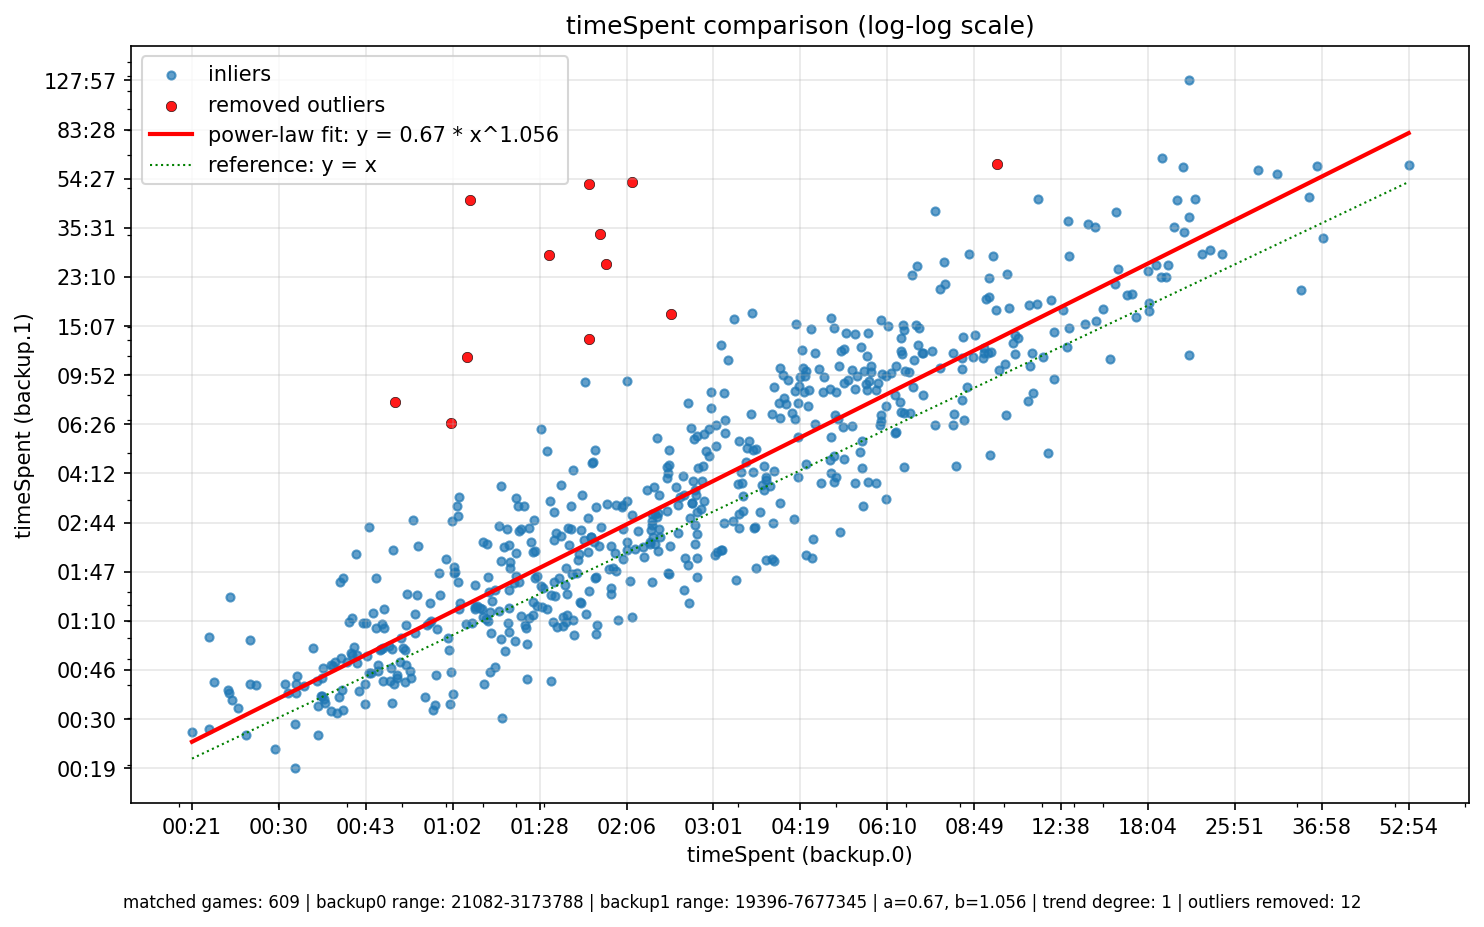

Reproduce this figure in Python.
#!/usr/bin/env python3
"""Compare timeSpent values between backup snapshots, normalize, and plot."""

from __future__ import annotations

import argparse
import copy
import json
from dataclasses import dataclass
from pathlib import Path
from typing import Callable, Dict, List, Sequence, Tuple, Union

import matplotlib.pyplot as plt
import numpy as np
from matplotlib.ticker import FuncFormatter


JsonType = Union[dict, list, int, float, str, None]


@dataclass(frozen=True)
class GameRecord:
  game_number: int
  time_spent: float


def _milliseconds_to_mmss(value: float) -> str:
  if not np.isfinite(value) or value <= 0:
    return ''
  total_seconds = int(round(value / 1000.0))
  minutes, seconds = divmod(total_seconds, 60)
  return f'{minutes:02d}:{seconds:02d}'


def extract_time_spent(node: JsonType) -> List[GameRecord]:
  """Recursively search for objects that expose gameNumber and timeSpent."""
  records: List[GameRecord] = []

  def walk(value: JsonType) -> None:
    if isinstance(value, dict):
      if (
          'gameNumber' in value
          and 'timeSpent' in value
          and value.get('timeSpent') > 9000
          and value.get('completed') is True
      ):
        game_number = value['gameNumber']
        time_spent = value['timeSpent']
        if isinstance(game_number, int) and isinstance(time_spent, (int, float)):
          records.append(GameRecord(game_number, float(time_spent)))
      for child in value.values():
        walk(child)
    elif isinstance(value, list):
      for item in value:
        walk(item)

  walk(node)
  return records


def load_game_map(path: Path) -> Dict[int, float]:
  data = json.loads(path.read_text())
  game_map: Dict[int, float] = {}
  duplicates: Dict[int, List[float]] = {}

  for record in extract_time_spent(data):
    previous = game_map.get(record.game_number)
    if previous is None:
      game_map[record.game_number] = record.time_spent
    elif not np.isclose(previous, record.time_spent):
      duplicates.setdefault(record.game_number, [previous]).append(record.time_spent)

  if duplicates:
    duplicate_info = ', '.join(
        f'{game_number} (values: {values})' for game_number, values in sorted(duplicates.items())
    )
    print(f'Warning: conflicting timeSpent values encountered for gameNumbers: {duplicate_info}')

  return game_map


def compute_power_law_fit(x: np.ndarray, y: np.ndarray) -> Tuple[float, float]:
  """Return multiplicative constant a and exponent b for y = a * x ** b."""
  if np.any(x <= 0) or np.any(y <= 0):
    raise ValueError('Power-law regression requires strictly positive samples.')
  log_x = np.log(x)
  log_y = np.log(y)
  if log_x.size < 2:
    raise ValueError('Need at least two samples to compute a power-law fit.')
  slope, intercept = np.polyfit(log_x, log_y, 1)
  a = float(np.exp(intercept))
  b = float(slope)
  return a, b


def compute_log_polynomial_fit(x: np.ndarray, y: np.ndarray, degree: int) -> np.ndarray:
  """Return polynomial coefficients for log(y) ~ poly(log(x)) of given degree."""
  if degree < 1:
    raise ValueError('Polynomial degree must be at least 1.')
  if np.any(x <= 0) or np.any(y <= 0):
    raise ValueError('Log-space regression requires strictly positive samples.')
  log_x = np.log(x)
  log_y = np.log(y)
  if log_x.size <= degree:
    raise ValueError('Not enough samples to fit the requested polynomial degree.')
  return np.polyfit(log_x, log_y, degree)


def compute_power_law_inverse(values: np.ndarray, a: float, b: float) -> np.ndarray:
  """Return inverse of power-law mapping for y = a * x ** b."""
  values_arr = np.asarray(values, dtype=float)
  if values_arr.size == 0:
    return values_arr
  if abs(b) < 1e-6:
    # When b is ~0, treat mapping as approximately linear in y around a.
    safe_a = a if abs(a) > 1e-12 else 1e-12
    return values_arr / safe_a
  return np.power(values_arr / a, 1.0 / b)


def invert_log_polynomial(
    values: np.ndarray,
    coeffs: np.ndarray,
    initial_log_x: np.ndarray,
    fallback: np.ndarray,
    max_iter: int = 50,
    tolerance: float = 1e-10,
) -> np.ndarray:
  """Invert log-space polynomial mapping to recover x for given y."""
  values_arr = np.asarray(values, dtype=float)
  if np.any(values_arr <= 0):
    raise ValueError('Polynomial inversion requires strictly positive values.')
  fallback_arr = np.asarray(fallback, dtype=float)
  if fallback_arr.shape != values_arr.shape:
    raise ValueError('Fallback values must match the shape of input values.')
  log_values = np.log(values_arr)
  derivative_coeffs = np.polyder(coeffs)
  log_x = np.array(initial_log_x, dtype=float, copy=True)
  if log_x.shape != values_arr.shape:
    raise ValueError('Initial guesses must match the shape of values.')

  for _ in range(max_iter):
    poly_val = np.polyval(coeffs, log_x)
    residual = poly_val - log_values
    if np.max(np.abs(residual)) < tolerance:
      break
    derivative = np.polyval(derivative_coeffs, log_x)
    small_derivative = np.abs(derivative) < 1e-12
    derivative = np.where(small_derivative, np.where(derivative < 0, -1e-12, 1e-12), derivative)
    log_x -= residual / derivative

  result = np.exp(log_x)
  invalid_mask = (~np.isfinite(result)) | (result <= 0)
  if np.any(invalid_mask):
    result = result.copy()
    result[invalid_mask] = fallback_arr[invalid_mask]
  return result


def identify_power_law_outliers(
    x: np.ndarray, y: np.ndarray, a: float, b: float, threshold: float = 3.5
) -> np.ndarray:
  """Return boolean mask for points treated as outliers in log-log space."""
  log_x = np.log(x)
  log_y = np.log(y)
  residuals = log_y - (np.log(a) + b * log_x)
  median = np.median(residuals)
  mad = np.median(np.abs(residuals - median))
  if mad == 0:
    return np.zeros_like(residuals, dtype=bool)
  modified_z = 0.6745 * (residuals - median) / mad
  return np.abs(modified_z) > threshold


def plot_data(
    x: np.ndarray,
    y: np.ndarray,
    trend_func: Callable[[np.ndarray], np.ndarray],
    trend_label: str,
    destination: Path,
    metadata: str,
    outlier_mask: np.ndarray | None = None,
    show_identity: bool = False,
) -> None:
  if np.any(x <= 0) or np.any(y <= 0):
    raise ValueError('Log-scale plots require strictly positive timeSpent values.')
  destination.parent.mkdir(parents=True, exist_ok=True)
  x_line = np.linspace(x.min(), x.max(), 500)
  y_line = trend_func(x_line)

  plt.figure(figsize=(10, 6))
  axis_formatter = FuncFormatter(lambda val, _: _milliseconds_to_mmss(val))
  if outlier_mask is None:
    plt.scatter(x, y, label='timeSpent pairs', alpha=0.7, s=15)
  else:
    inlier_mask = ~outlier_mask
    if np.any(inlier_mask):
      plt.scatter(x[inlier_mask], y[inlier_mask], label='inliers', alpha=0.7, s=15)
    if np.any(outlier_mask):
      plt.scatter(
          x[outlier_mask],
          y[outlier_mask],
          label='removed outliers',
          alpha=0.9,
          s=25,
          color='red',
          edgecolors='black',
          linewidths=0.3,
      )
  plt.plot(x_line, y_line, color='red', linewidth=2, label=trend_label)
  if show_identity:
    plt.plot(x_line, x_line, color='green', linestyle=':', linewidth=1, label='reference: y = x')
  plt.xlabel('timeSpent (backup.0)')
  plt.ylabel('timeSpent (backup.1)')
  plt.title('timeSpent comparison (log-log scale)')
  ax = plt.gca()
  ax.set_xscale('log')
  ax.set_yscale('log')
  x_ticks = np.geomspace(x.min(), x.max(), num=15)
  y_ticks = np.geomspace(y.min(), y.max(), num=15)
  ax.set_xticks(x_ticks)
  ax.set_yticks(y_ticks)
  ax.xaxis.set_major_formatter(axis_formatter)
  ax.yaxis.set_major_formatter(axis_formatter)
  plt.grid(True, alpha=0.3)
  plt.legend()
  plt.figtext(0.5, -0.02, metadata, ha='center', fontsize=8)
  plt.tight_layout()
  plt.savefig(destination, dpi=150, bbox_inches='tight')
  plt.close()


def normalize_backup_times(
    source: Path, destination: Path, transform: Callable[[float], float]
) -> JsonType:
  data = json.loads(source.read_text(encoding='utf-8'))

  def normalize(node: JsonType) -> None:
    if isinstance(node, dict):
      for key, value in node.items():
        if key == 'timeSpent' and isinstance(value, (int, float)):
          normalized = transform(float(value))
          node[key] = int(round(normalized)) if isinstance(value, int) else normalized
        else:
          normalize(value)
    elif isinstance(node, list):
      for item in node:
        normalize(item)

  normalize(data)
  destination.write_text(json.dumps(data, indent=2) + '\n', encoding='utf-8')
  return data


def main(argv: Sequence[str] | None = None) -> None:
  parser = argparse.ArgumentParser(
      description='Compare timeSpent values between backups and visualize power-law trends.'
  )
  parser.add_argument(
      '--trend-polynomial-degree',
      type=int,
      default=1,
      help=(
          'Degree for the log-log polynomial drawn as the trend line '
          '(1 keeps the traditional power-law line).'
      ),
  )
  args = parser.parse_args(argv)
  trend_degree = args.trend_polynomial_degree
  if trend_degree < 1:
    raise ValueError('trend-polynomial-degree must be at least 1.')

  repo_root = Path(__file__).resolve().parent.parent
  backup0_path = repo_root / 'development-tools' / 'backup.0.json'
  backup1_path = repo_root / 'development-tools' / 'backup.1.json'

  game_map_0 = load_game_map(backup0_path)
  game_map_1 = load_game_map(backup1_path)

  shared_game_numbers = sorted(set(game_map_0) & set(game_map_1))
  if not shared_game_numbers:
    raise RuntimeError('No matching gameNumber entries were found between the backups.')

  x = np.array([game_map_0[num] for num in shared_game_numbers], dtype=float)
  y = np.array([game_map_1[num] for num in shared_game_numbers], dtype=float)

  initial_a, initial_b = compute_power_law_fit(x, y)
  outlier_mask = identify_power_law_outliers(x, y, initial_a, initial_b)
  inlier_mask = ~outlier_mask
  inlier_count = int(np.count_nonzero(inlier_mask))
  if inlier_count < 2:
    raise ValueError('Insufficient inliers after outlier removal to compute trend line.')

  forward_a, forward_b = compute_power_law_fit(x[inlier_mask], y[inlier_mask])
  forward_transform = lambda values: forward_a * np.power(values, forward_b)

  def power_law_inverse(values: np.ndarray) -> np.ndarray:
    values_arr = np.asarray(values, dtype=float)
    return compute_power_law_inverse(values_arr, forward_a, forward_b)

  polynomial_coeffs: np.ndarray | None = None
  if trend_degree == 1:
    trend_transform = forward_transform
    forward_label = f'power-law fit: y = {forward_a:.2f} * x^{forward_b:.3f}'

    def inverse_vector(values: np.ndarray) -> np.ndarray:
      return power_law_inverse(values)

  else:
    polynomial_coeffs = compute_log_polynomial_fit(x[inlier_mask], y[inlier_mask], trend_degree)

    def polynomial_forward(values: np.ndarray) -> np.ndarray:
      values_arr = np.asarray(values, dtype=float)
      if np.any(values_arr <= 0):
        raise ValueError('Trend evaluation requires strictly positive values.')
      return np.exp(np.polyval(polynomial_coeffs, np.log(values_arr)))

    def polynomial_inverse(values: np.ndarray) -> np.ndarray:
      values_arr = np.asarray(values, dtype=float)
      fallback = power_law_inverse(values_arr)
      fallback_safe = np.clip(fallback, 1e-12, None)
      initial_log = np.log(fallback_safe)
      return invert_log_polynomial(values_arr, polynomial_coeffs, initial_log, fallback_safe)

    trend_transform = polynomial_forward
    degree = len(polynomial_coeffs) - 1
    poly_terms: List[str] = []
    for index, coeff in enumerate(polynomial_coeffs):
      power = degree - index
      if power == 0:
        term = f'{coeff:.3f}'
      elif power == 1:
        term = f'{coeff:.3f} * log(x)'
      else:
        term = f'{coeff:.3f} * log(x)^{power}'
      poly_terms.append(term)
    forward_label = (
        f'log-log poly fit (degree {trend_degree}): log(y) = ' + ' + '.join(poly_terms)
    )
    inverse_vector = polynomial_inverse

  normalized_values = inverse_vector(y)

  def inverse_scalar(value: float) -> float:
    return float(inverse_vector(np.array([value], dtype=float))[0])

  output_path = repo_root / 'analysis' / 'time_spent_comparison.png'
  metadata = (
      f'matched games: {len(shared_game_numbers)} | '
      f'backup0 range: {x.min():.0f}-{x.max():.0f} | '
      f'backup1 range: {y.min():.0f}-{y.max():.0f} | '
      f'a={forward_a:.2f}, b={forward_b:.3f} | '
      f'trend degree: {trend_degree} | '
      f'outliers removed: {int(np.count_nonzero(outlier_mask))}'
  )
  plot_data(
      x,
      y,
      trend_transform,
      forward_label,
      output_path,
      metadata,
      outlier_mask,
      show_identity=True,
  )

  print(f'Matched gameNumbers: {len(shared_game_numbers)}')
  print(f'Plot saved to: {output_path.relative_to(repo_root)}')
  print('Power-law coefficients (y = a * x ** b) computed on inliers:')
  print(np.array([forward_a, forward_b]))
  if polynomial_coeffs is not None:
    print(f'Log-space polynomial coefficients (degree {trend_degree}):')
    print(polynomial_coeffs)
    print('Inverse mapping uses iterative inversion of the log-polynomial fit.')
  else:
    print('Inverse mapping formula (backup.1 -> backup.0): x = (y / a) ** (1 / b)')
  print(f'Inliers used: {inlier_count} / {len(x)}')
  normalized_a, normalized_b = compute_power_law_fit(x[inlier_mask], normalized_values[inlier_mask])
  normalized_label = f'power-law fit: y = {normalized_a:.2f} * x^{normalized_b:.3f}'

  normalized_output_path = repo_root / 'analysis' / 'time_spent_normalized_comparison.png'
  normalized_metadata = (
      f'normalized range: {normalized_values.min():.0f}-{normalized_values.max():.0f} | '
      f'a={normalized_a:.2f}, b={normalized_b:.3f}'
  )
  plot_data(
      x,
      normalized_values,
      lambda values: normalized_a * np.power(values, normalized_b),
      normalized_label,
      normalized_output_path,
      normalized_metadata,
      outlier_mask,
  )
  print(f'Normalized comparison plot saved to: {normalized_output_path.relative_to(repo_root)}')

  normalized_path = backup1_path.with_name(f'{backup1_path.stem}.normalized.json')
  normalized_backup = normalize_backup_times(
      backup1_path,
      normalized_path,
      inverse_scalar,
  )
  print(f'Normalized backup written to: {normalized_path.relative_to(repo_root)}')

  combined_path = backup0_path.with_name('backup.combined.json')
  combined_backup = json.loads(backup0_path.read_text(encoding='utf-8'))
  normalized_games = normalized_backup.get('inProgressGames', []) if isinstance(normalized_backup, dict) else []
  if normalized_games:
    combined_in_progress = combined_backup.setdefault('inProgressGames', [])
    combined_in_progress.extend(copy.deepcopy(normalized_games))
  combined_path.write_text(json.dumps(combined_backup, indent=2) + '\n', encoding='utf-8')
  print(f'Combined backup written to: {combined_path.relative_to(repo_root)} (appended normalized inProgressGames)')


if __name__ == '__main__':
  main()
